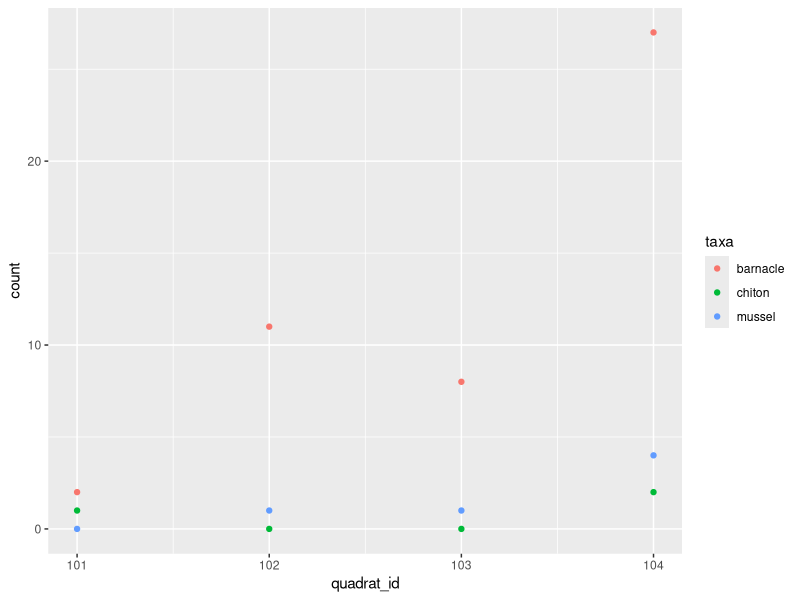
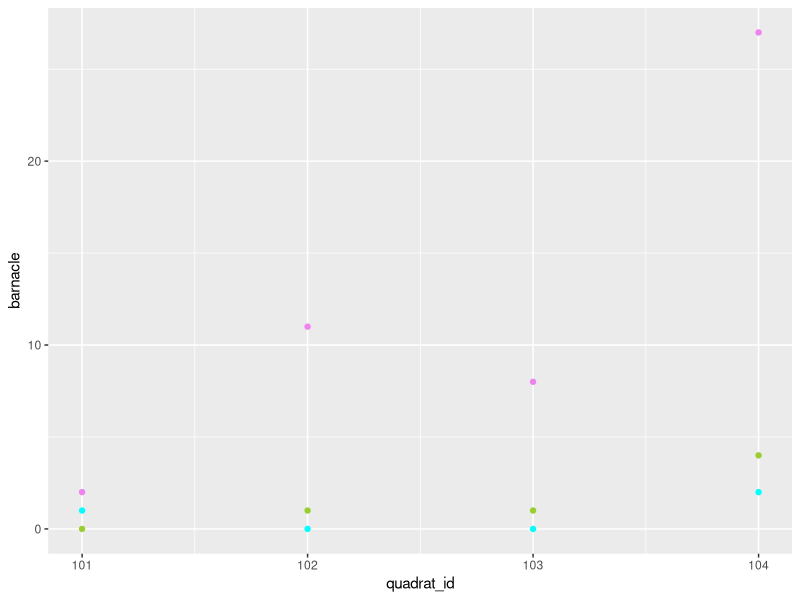

Source code (R) for these figures, in order:
# 2026-03-19 class script - missed - 4.1 Joins and pivots

# RAM Legacy Database. RAM stands for Ransom A. Myers, which is a famous fisheries 
# biologist, and he started a database that has now been taken over by this group.
# But if you click on the link, or go to ramlegacy.org. and you go to Access the Database, 
# You say, download through Zenoto.
# And then what you want to download is this zip file, version 4.66 of the database.
# If you have cloned this repository it's stored in data, RAM LDB version 4.66. 
# We're going to use the RData version, which is a data file that's 
# literally called an RData file.

# And we'll talk for a second, again, about absolute. So this is an absolute path, it's 
# starting from root on my computer, but I don't want you to load data in, using an 
# absolute directory. I want you to make it relative to where you're at, and that serves 
# not just me if I'm checking your work, it also serves you if you bring your repo and 
# your code to another computer, then it's… you don't have to go and adjust the path names. 
# So this is where my stuff starts. In Unit 4 Fisheries, and then data after. So I'm going 
# to get rid of everything before that, including the opening slash, and now that load 
# function should work.

# So they, they chunk the data up, into groups that make sense.
# And then, if you want to get data from two different tables, you have to figure out how to 
# join them together. You can't just use a column bind, because the information in row 1 of 
# table 1 might not match with the information of row 1 of table 2.

# Side note, but a really important one. Here they have an, you know, this time series data, 
# that's the core of this data set, how fish changed over time. And they have asterisks next 
# to it, and it says, in the Excel format, because they served it as Excel and our data, the 
# time series table is separated into two.

# Here in this database structure metadata document, it's got this table called Table Linkages.
# So there's all these different tables that sometimes you want to join together, and this 
# is how you would link those tables. So here, if you wanted to join the stock table with the 
# taxonomy table the column, the variable name, TSN which exists in both of those tables. 
# And that's what we're gonna play with.
# Is assume that that identifier that allows you to match those databases correctly has the same 
# name in both tables.

# Join = taking two tables and join them together based off of some column with the same 
# data somewhere inside of it.
# wo kinds of joins. Mutating joins, it mutates or changes the table, which just means it adds 
# columns to it. You're making your table wider, you're providing more information, more variables.
# The second kind is a filtering join, and that's saying, take my first table and reduce it
# based off of data in the second table. 
# I don't really use filtering joins. I think it's easier to read my code if I just use 
# a filter function, but sometimes these can be useful, so we'll go over them briefly.
# And then these are the kinds of mutating joins, left join, right join, inner join, and full joins. 
# And then there's two kinds of filtering joins, semi-join and anti-join. 

library(tidyverse)

data1 = data.frame(ID = c(1,2), X1 = c("a1", "a2")) #Where ID equals a vector with just 1 
                                                    #and 2 in it.
                                                    # And X1 equals a vector with characters A1.
                                                    # and A2

data2 = data.frame(ID = c(2,3), X2 = c("b1", "b2"))

data1
data2

# So, data one is just a simple table.
# ID 1 and 2, X1 says A1 and A2. Data 2 is another simple table, ID 2 and 3.
# So if ID is that variable, it must be that variable that we're going to use to 
# join these two tables, I can see that they only have one row in common with ID2.
# Data 1 has an ID1, but data 2 doesn't. Data 2 has an ID3, and Data 1…
# But if I cared about X1, this variable in data 1, and X2, I need some way to bring those together. 

# And you know how you read from left to right? So data one is considered your left data set, 
# because it's what you're starting with. And then you join with data 2.

data12_left = left_join(data1, data2)

# it preserved data 1, my left data frame, reading from left to right. I think the naming is 
# kind of stupid, but it preserved that first data 1, and it just added information from data 2 
# where it was possible. So Data 1, the blue one on the left, does not have an ID3.
# Data 2 does, but it was not brought into the new table, because Data 1 is where you're 
# sitting. You're not going to add any new rows, theoretically.
# But you just want to add new column. So, it added information from X2 in data 2 
# where it was applicable, which, really, it's only applicable for ID2. 
# I'm confused just saying these things out loud, where ID2 is represented in data 2 with the 
# variable X2 has a value of B1, so that was brought over here.
# But there is no ID1 in data table 2, and thus it just filled it with NA. 
# And that's an important note. It recognized that there was no data there. It didn't remove
# the row from data 1 that has ID 1, it just said we couldn't provide any new information about this
# this new variable that we brought in, X2, so we're just going to fill it with an NA.
# So, a left join, your first data table that you're bringing in is sacred, and you're just 
# adding new information to it.

# when I code this, on my computer, I'm more likely to code it this way:

data12_left = data1 %>% 
  left_join(data2)
data12_left
# ^ has the same output

# Now let's do right join… This is the one I really recommend you never, ever, ever use.
# Because it will just confuse you.
# So, we are gonna start with data 1, and we're gonna right join with data 2.

data12_right = data1 %>%
  right_join(data2)
data12_right

# And it does exactly the opposite, where it takes the second data table, and it makes 
# that your sacred starting foundational table, and then it adds information from the first 
# table, as it's available. So it's just the opposite.
# And for me, that's confusing, so instead, if this is what I wanted to do, I would just 
# start a new line of code where I'm working with data 2, and then I would left-join data 1 
# to it. If I keep both in my head, then I'm gonna cross them.
# So I just keep left join in my head, and I always say, whatever I'm starting with, 
# that's the sacred table that I want to add information to, and then I left join a new data set.
# But, as we can see, that these first two columns, ID and X2, those come from data 2.
# And so the IDs are 2 and 3, whereas Data 1 had IDs 1 and 2.
# And then it inserted information from Data 1 where it could.
# which was, again, that common ID2. There's a value for X1, and there's no value
# for, for X1 corresponding to ID3 in data 1.

# Inner join
data12_inner = data1 %>%
  inner_join(data2)
data12_inner

# inner join only keeps rows where the ID exists in both data tables, data 1 and data 2.
# So, data 1 has ID 1 and 2, data 2 has IDs 2 and 3. The only thing in common in this very 
# simplistic data set is ID2, and so your final table only has ID2 in it, but it's still a 
# mutating join, so it has all… all the other columns came with it. The information from X1 and 
# the information from X2.
# I'm more likely to use a left join, and then filter out NAs, if that's what I wanted to do. 
# I would use a left join, and then filter out areas where, X2 and X1 had an NA in there.
# But whatever, you know, it's my fragile mind, whatever works for you is what you should do.

# full join

data12_full = data1 %>%
  full_join(data2)
data12_full

# Full join does what it sort of sounds like it does. It thinks everything in both tables 
# are useful. And this is… if I was going to use a second join, this is the one I might use 
# once in a while. If I really care about data too, and I want all of the information 
# possible there. Full join is helpful. And you can see that the left join stuff is 
# maintained, that's these first two rows, but then the right joined stuff is there too. 
# So IDs 1, 2, and 3 are represented, and where there wasn't information in either data 1 or 
# Data 2, it just filled it with an NA.
# Which join you want to use really depends on what it is you're doing. 

# Filtering joins - semi- and anti-

# semi join

data12_semi = data1 %>%
  semi_join(data2)
data12_semi

# In a filtering join, whatever data set you start with first, which in our case, 
# we've been starting with data 1, no new columns are going to be added, but that data set 
# will be filtered by the information available in Data 2. So in this case, it said, here's 
# data 1, just get rid of any rows where the ID does not exist in Data 2.
# And what I should have been showing you this whole time is you can…
# explicitly say what column you're using to join the two datasets together. And I haven't, 
# I've been lazy about it because both of those data sets, data 1 and Data 2, have a column called ID.

# So…
# The semi-join function is intelligent enough that it can see that they have one and only one column 
# in column in common, one column in common, and it's going to use that to execute the join. But let's do that.
# And see that when you explicitly say by equals ID, the result is the same.

data12_semi = semi_join(data1, data2, by = "ID")
data12_semi

# And that result is, we're just eliminating ID 1, because ID1 does not exist in the second data table.
# So you're filtering Data Table 1 based off of the information available in Data Table 2.

# anti

data12_anti = anti_join(data1, data2, by = "ID")
data12_anti

# I kind of like anti-join. That's the one that sometimes I'll bring into my code, and I use it to test stuff.
# Anti-join says, give me all the stuff that's not available in Data 2.
# So we know that the ID in common between the two data tables is 2, and so what it returned was the ID 
# in the first table that does not exist in the second table.
# And you think, well, that sounds kind of stupid, but actually, when you're at that beginning, 
# like, designing your project phase, it can be really important.
# let's say you're… you care about the time series of all these different kinds of fish, but you're 
# only going to be able to do your project if you have all these extra parameters for them. Like, what is 
# the typical total length of a cod? You know, and what genus does it live in? Like, the genus one is pretty 
# easy, but there's these other metrics, like…
# How long does it usually survive?
# Maybe you've got a column that's like, what is its most common predator? What is its most common prey item? 
# And if you need that ancillary data from data 2, to conduct the project that you want to do, 
# the first thing I would say is, given the data I have in data one, what is missing for me to do 
# my project? And if it turns out, like, the key variables that I care about are missing,

# re-initializing data1 and data2 for the next part
# joins sound simple but it can really mess with your data if you are not very careful, which can
# happen if you accidentally duplicate a row

# Let's do a quick row duplication. I'm gonna go up here, and Data 2, I'm gonna add…
# two copies of ID, And, I'm gonna add 2 copies of ID 2.
# And then just some more data for X2. 

data1 = data.frame(ID = c(1,2), X1 = c("a1", "a2")) 
data2 = data.frame(ID = c(2,2,3), X2 = c("b1", "b2", "b3"))

# And then let's do my favorite join, my lefty join.

data12_lefty = left_join(data1, data2)
data12_lefty

# Okay, this seems pretty innocent, right? And let's compare it to the original left join.
# Alright, in the original left join, before I added a second row with ID2 in data 2, this is what I got. 
# I got 2 rows, which is the same number of rows in data 1. now that I added that second…
# that additional row in data, too, with ID2, what it did was it wanted to respect that there's 
# two different pieces of information in X2, and bring them both over, which sounds really kind.
# Thank you for not dropping information. However, like, Data1 was our sacred database. We left 
# joined, like Erin said. And just adding rows willy-nilly, depending on what your next step is, could 
# really mess with your analysis.

# At a bare minimum, always check the dimensions of your data frame after and before you conduct one 
# of these joins. You want to know what columns did it add, but that's not as scary as what rows did it add.
# You have to know what rows it added, in case data were duplicated.
# So live in fear, y'all, and use that dim()

dim(data12_lefty)
dim(data1)

# data pivots

# Quadrat ID 
# A quadrat,  I bet most of you know, but it's like a square, often made of PVC, that you could set on 
# the environment, and then you count all the things within your quadrat, or you do some kind of s
# ampling within the boundaries of that square. So, let's say you were throwing some quadrats in the 
# intertidal and counting all the invertebrates that you saw within your square. 
# So first, I'm going to do it a few times, so each quadrat needs a unique identifier. 
# We're going to call that quadrat ID, and we're going to pretend that they were 101, 102, 103 and 104.
# Now, how many… Invertebrates, did I count in each of those quadrats?

survey = data.frame(quadrat_id = c(101,102,103,104),
                    barnacle = c(2,11,8,27),
                    chiton = c(1,0,0,2),
                    mussel = c(0,1,1,4))
survey

# this is what I call the wide format, and we're gonna transform it into the long format, 
# and then we're gonna transform it back to the wide format.

# plotting really likes long data. ggplot does magic with long data, and it does not do magic with wide data.

# So let's pivot our data and make it long, where we've got a quadrat ID for one column, the IDs are 101, 2, 
# 3, and 4, and then we have counts for another column. How many beasties did I find? 
# And my third column is species. Which species did I count?
# That's the long format.


# Calls is like, which columns do you want to take and lengthen? And we want to lengthen… We can name them explicitly.
# Then, it says… When you turn all of these distinct columns into a single column, what do you want to call it?
# And this, again, is not, for me, intuitive, but I want to call the new column names2 is the parameter. 
# What do you want to call the new column that holds the words Barnacle, chitin, and muscle? I want to call it, probably, taxa.

# It's these three characters that are going to form the data within the taxa column.
# Barnacle, chitin, and mussel. But we also have the data within the cells of all those variables. Those are called our values. 
# So now those values need to be in their own distinct column.
# And what should that column be called? And I think it should be called counts, or N, or something like that. 
# So we'll say values to equals counts.

long = survey %>%
  pivot_longer(cols = c("barnacle", "chiton", "mussel"), names_to = "taxa", values_to = "count")
long

# So this is the long format. You take multiple columns, and you turn them into two columns.
# One column that contains the name of all the columns that you subsumed into your long pivot, and the 
# other column contains the values, what was in the cells under all of those old columns.

# we'll do a plot together, too, to show why that's useful.

# Okay, sometimes you get served this data.
# Often I've been served data that looks like this, and that's great, but if I wanted to run a linear 
# model, like, how are barnacles impacted by chitinase in the same area?
# This is not gonna work.
# So I would have to widen it. So we're gonna go backwards… And we'll call it wide.
# And so we're going to start with long, and now we're going to use pivot wider.

wide = long %>%
  pivot_wider(names_from = taxa, values_from = count)
wide
survey

# exercise 1.2
# plot long data
ggplot(data = long) +
  geom_point(aes(x = quadrat_id, y = count, color = taxa))

ggplot(data = wide) +
  geom_point(aes(x = quadrat_id, y = barnacle), color = "violet") +
  geom_point(aes(x = quadrat_id, y = chiton), color = "cyan") +
  geom_point(aes(x = quadrat_id, y = mussel), color = "yellowgreen")
